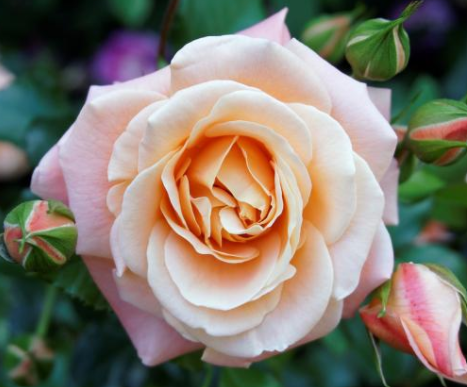
%> input picture Image Processing/Image Denoising/rose.png, 467 x 387 px
$ octave channel_seperation.m   (GNU Octave 9; MATLAB toolbox functions it lacks are replaced by stand-ins)
%> lines starting %> are read from the running program, lines starting %| are printed output that depends on the picture
clc;
clear;
close all;
a=imread('rose.png');
%> a is the input picture: size 387x467x3 uint8; mean R, G, B 129.1, 121.4, 108.6
b=rgb2gray(a);
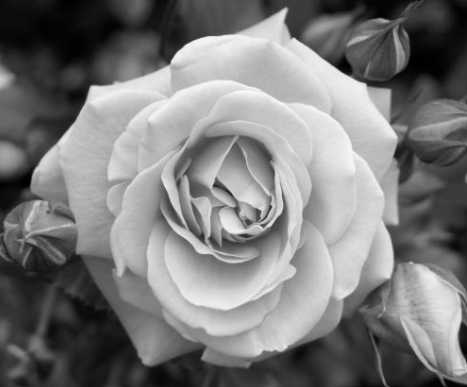
%> b: size 387x467 uint8; min 0, max 250, mean 122.2
[r g b]=imsplit(a);
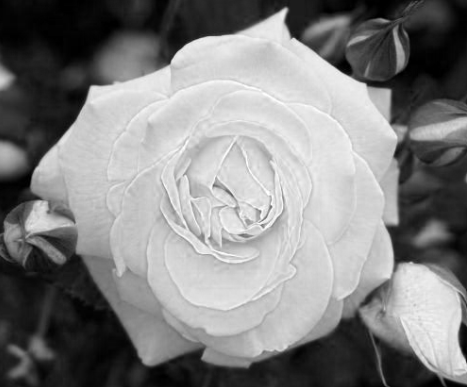
%> r: size 387x467 uint8; min 0, max 255, mean 129.1
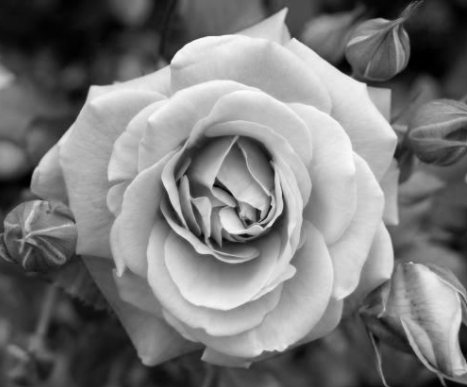
%> g: size 387x467 uint8; min 0, max 253, mean 121.4
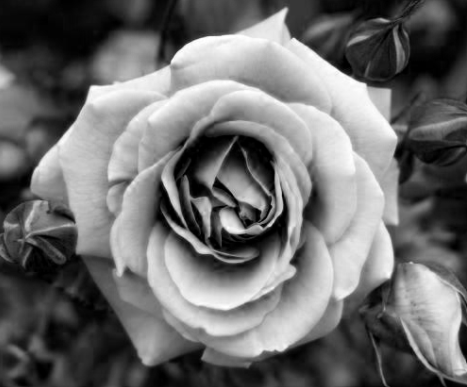
%> b: size 387x467 uint8; min 0, max 255, mean 108.6
figure;imshow(r);
figure;imshow(b);

Red(:,:,1)=r;
Red(:,:,2)=0;
Red(:,:,3)=0;
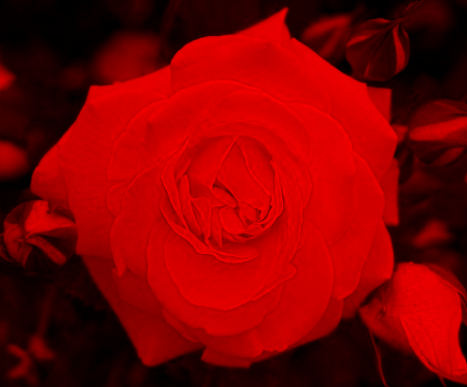
%> Red: size 387x467x3 uint8; mean R, G, B 129.1, 0, 0
figure;imshow(Red);
Green(:,:,2)=g;
Green(:,:,1)=0;
Green(:,:,3)=0;
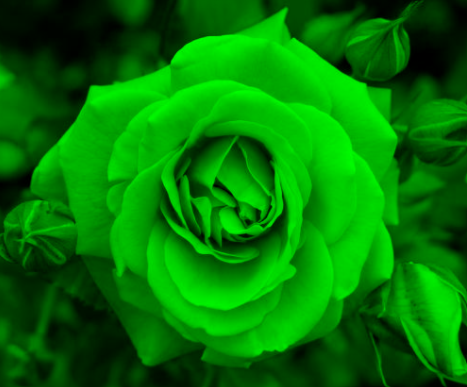
%> Green: size 387x467x3 uint8; mean R, G, B 0, 121.4, 0
figure;imshow(Green);
Blue(:,:,3)=b;
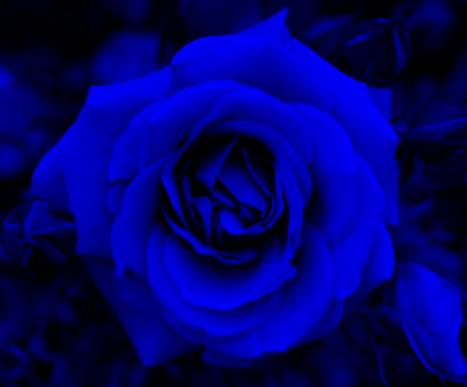
%> Blue: size 387x467x3 uint8; mean R, G, B 0, 0, 108.6
Blue(:,:,1)=0;
Blue(:,:,2)=0;
figure;imshow(Blue);
